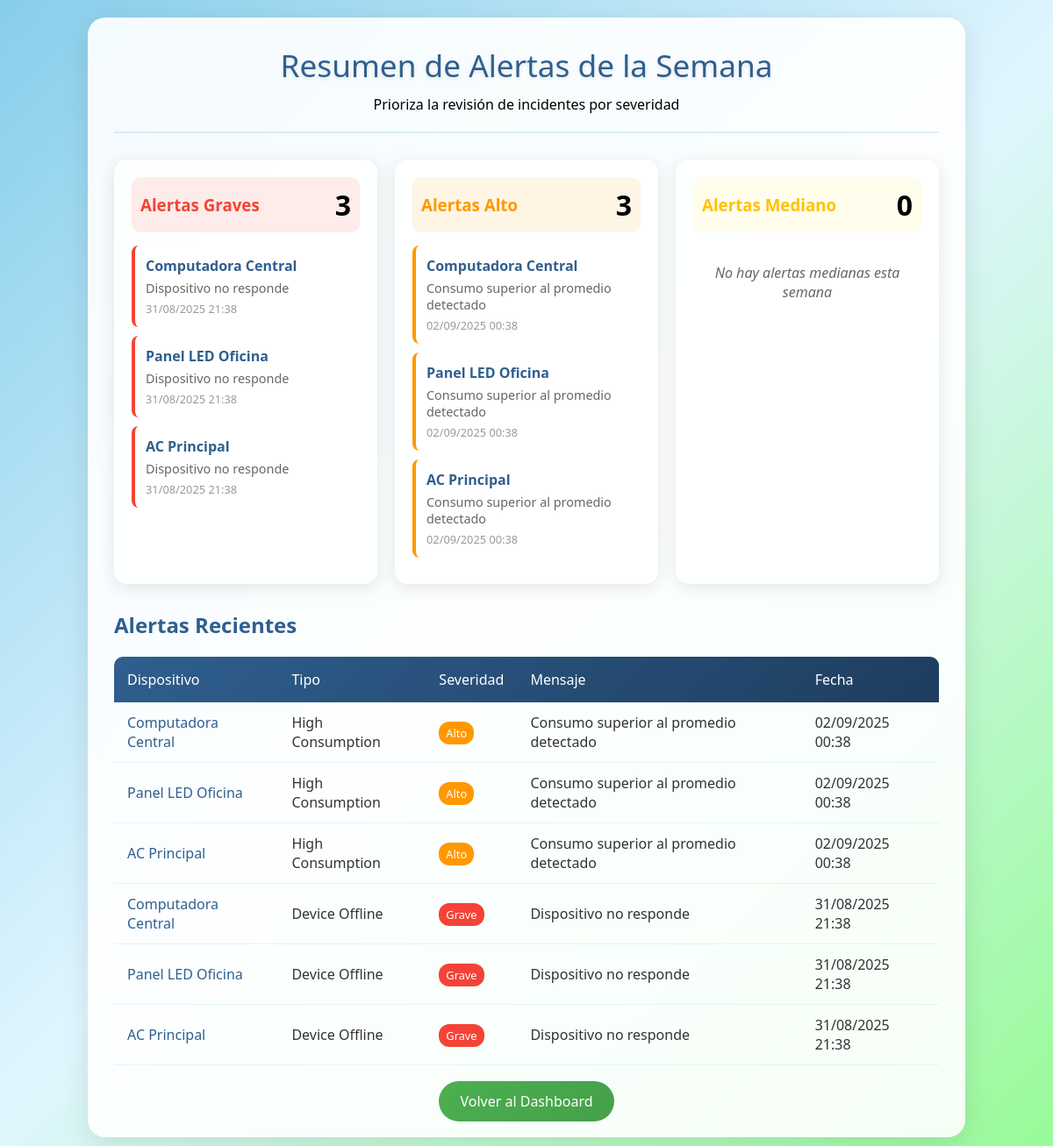
Screenshot of /alerts/ (signed in) with the database file from the repository.
### dispositivos/models.py (models this page shows, shortened)
class Alert(models.Model):
    TYPE_CHOICES = [
        ('high_consumption', 'High Consumption'),
        ('device_offline', 'Device Offline'),
        ('zone_limit_exceeded', 'Zone Limit Exceeded'),
    ]
    SEVERITY_CHOICES = [
        ('Mediano', 'Mediano'),
        ('Alto', 'Alto'),
        ('Grave', 'Grave'),
    ]
    STATUS_CHOICES = [
        ('active', 'Active'),
        ('resolved', 'Resolved'),
        ('dismissed', 'Dismissed'),
    ]
    organization = models.ForeignKey(Organization, on_delete=models.CASCADE, related_name='alerts')
    device = models.ForeignKey(Device, on_delete=models.CASCADE, related_name='alerts')
    alert_type = models.CharField(max_length=20, choices=TYPE_CHOICES)
    message = models.TextField()
    severity = models.CharField(max_length=10, choices=SEVERITY_CHOICES)
    alert_date = models.DateTimeField(default=timezone.now)
    status = models.CharField(max_length=15, choices=STATUS_CHOICES, default='active')
    created_at = models.DateTimeField(auto_now_add=True)
    updated_at = models.DateTimeField(auto_now=True)
    deleted_at = models.DateTimeField(null=True, blank=True)
    class Meta:
        ordering = ['-alert_date']

class Device(models.Model):
    STATUS_CHOICES = [
        ('active', 'Active'),
        ('inactive', 'Inactive'),
        ('maintenance', 'Under Maintenance'),
    ]
    organization = models.ForeignKey(Organization, on_delete=models.CASCADE, related_name='devices')
    name = models.CharField(max_length=150)
    model = models.CharField(max_length=100)
    power_watts = models.PositiveIntegerField(help_text="Power in watts")
    category = models.ForeignKey(Category, on_delete=models.CASCADE, related_name='devices')
    zone = models.ForeignKey(Zone, on_delete=models.CASCADE, related_name='devices')
    status = models.CharField(max_length=20, choices=STATUS_CHOICES, default='active')
    consumption = models.IntegerField(help_text="Current consumption in watts")
    created_at = models.DateTimeField(auto_now_add=True)
    updated_at = models.DateTimeField(auto_now=True)
    deleted_at = models.DateTimeField(null=True, blank=True)
    class Meta:
        unique_together = ['name', 'zone']

### dispositivos/views.py (the view)
# urls.py: path('alerts/', alert_summary, name='alert_summary'),  # HU5 - Resumen alertas
@login_required
def alert_summary(request):
    organization = get_user_organization(request.user)
    week_ago = timezone.now() - timedelta(days=7)
    alerts_by_severity = {}
    severities = ['Grave', 'Alto', 'Mediano']
    for severity in severities:
        alerts = Alert.objects.filter(
            organization=organization,
            alert_date__gte=week_ago,
            severity=severity
        ).order_by('-alert_date')
        alerts_by_severity[severity] = alerts
    recent_alerts = Alert.objects.filter(
        organization=organization,
        alert_date__gte=week_ago
    ).select_related('device').order_by('-alert_date')[:10]
    context = {
        'alerts_by_severity': alerts_by_severity,
        'recent_alerts': recent_alerts,
    }
    return render(request, "dispositivos/alert_summary.html", context)

### dispositivos/views.py (called while the page is built)
def get_user_organization(user):
    try:
        return Organization.objects.get(email=user.email)
    except Organization.DoesNotExist:
        return Organization.objects.first()

### dispositivos/templates/dispositivos/alert_summary.html (shortened to what this page needs)
<!DOCTYPE html>
<html lang="es">
  <head>
  </head>
  <body>
    <div class="container">
      <div class="header">
        <h1>Resumen de Alertas de la Semana</h1>
        <p>Prioriza la revisión de incidentes por severidad</p>
      </div>
      <div class="severity-grid">
        <div class="severity-card">
          <div class="severity-header severity-grave">
            <h3>Alertas Graves</h3>
            <div class="severity-count">
              {{ alerts_by_severity.Grave|length|default:0 }}
            </div>
          </div>
          {% if alerts_by_severity.Grave %}
          <div class="alert-list">
            {% for alert in alerts_by_severity.Grave|slice:":5" %}
            <div class="alert-item grave">
              <div class="alert-device">{{ alert.device.name }}</div>
              <div class="alert-message">
                {{ alert.message|truncatewords:10 }}
              </div>
              <div class="alert-date">
                {{ alert.alert_date|date:"d/m/Y H:i" }}
              </div>
            </div>
            {% endfor %}
          </div>
          {% else %}
          <div class="empty-state" style="padding: 20px">
            No hay alertas graves esta semana
          </div>
          {% endif %}
        </div>
        <div class="severity-card">
          <div class="severity-header severity-alto">
            <h3>Alertas Alto</h3>
            <div class="severity-count">
              {{ alerts_by_severity.Alto|length|default:0 }}
            </div>
          </div>
          {% if alerts_by_severity.Alto %}
          <div class="alert-list">
            {% for alert in alerts_by_severity.Alto|slice:":5" %}
            <div class="alert-item alto">
              <div class="alert-device">{{ alert.device.name }}</div>
              <div class="alert-message">
                {{ alert.message|truncatewords:10 }}
              </div>
              <div class="alert-date">
                {{ alert.alert_date|date:"d/m/Y H:i" }}
              </div>
            </div>
            {% endfor %}
          </div>
          {% else %}
          <div class="empty-state" style="padding: 20px">
            No hay alertas altas esta semana
          </div>
          {% endif %}
        </div>
        <div class="severity-card">
          <div class="severity-header severity-mediano">
            <h3>Alertas Mediano</h3>
            <div class="severity-count">
              {{ alerts_by_severity.Mediano|length|default:0 }}
            </div>
          </div>
          {% if alerts_by_severity.Mediano %}
          <div class="alert-list">
            {% for alert in alerts_by_severity.Mediano|slice:":5" %}
            <div class="alert-item mediano">
              <div class="alert-device">{{ alert.device.name }}</div>
              <div class="alert-message">
                {{ alert.message|truncatewords:10 }}
              </div>
              <div class="alert-date">
                {{ alert.alert_date|date:"d/m/Y H:i" }}
              </div>
            </div>
            {% endfor %}
          </div>
          {% else %}
          <div class="empty-state" style="padding: 20px">
            No hay alertas medianas esta semana
          </div>
          {% endif %}
        </div>
      </div>
      <div class="recent-alerts">
        <h2>Alertas Recientes</h2>
        {% if recent_alerts %}
        <table class="recent-table">
          <thead>
            <tr>
              <th>Dispositivo</th>
              <th>Tipo</th>
              <th>Severidad</th>
              <th>Mensaje</th>
              <th>Fecha</th>
            </tr>
          </thead>
          <tbody>
            {% for alert in recent_alerts %}
            <tr>
              <td>
                <a
                  href="{% url 'device_detail' alert.device.id %}"
                  class="device-link"
                >
                  {{ alert.device.name }}
                </a>
              </td>
              <td>{{ alert.get_alert_type_display }}</td>
              <td>
                <span class="severity-badge badge-{{ alert.severity|lower }}">
                  {{ alert.severity }}
                </span>
              </td>
              <td>{{ alert.message|truncatewords:8 }}</td>
              <td>{{ alert.alert_date|date:"d/m/Y H:i" }}</td>
            </tr>
            {% endfor %}
          </tbody>
        </table>
        {% else %}
        <div class="empty-state">No hay alertas recientes disponibles</div>
        {% endif %}
      </div>
      <div class="back-link">
        <a href="{% url 'dashboard' %}" class="btn-back">Volver al Dashboard</a>
      </div>
    </div>
  </body>
</html>

### dispositivos/templates/dispositivos/alert_summary.html (style rules this page uses)
* { margin: 0; padding: 0; box-sizing: border-box; }
body { font-family: "Segoe UI", Tahoma, Geneva, Verdana, sans-serif; background: linear-gradient( 135deg, #87ceeb 0%, #e0f6ff 50%, #98fb98 100% ); min-height: 100vh; padding: 20px; }
.container { max-width: 1000px; margin: 0 auto; background: rgba(255, 255, 255, 0.9); backdrop-filter: blur(10px); border-radius: 20px; box-shadow: 0 8px 32px rgba(0, 0, 0, 0.1); padding: 30px; }
.header { text-align: center; margin-bottom: 30px; padding-bottom: 20px; border-bottom: 2px solid rgba(135, 206, 235, 0.3); }
h1 { color: #2f5f8f; font-size: 2.2em; font-weight: 300; text-shadow: 0 2px 4px rgba(0, 0, 0, 0.1); margin-bottom: 10px; }
.severity-grid { display: grid; grid-template-columns: repeat(auto-fit, minmax(300px, 1fr)); gap: 20px; margin-bottom: 30px; }
.severity-card { background: rgba(255, 255, 255, 0.8); border-radius: 15px; padding: 20px; box-shadow: 0 4px 20px rgba(0, 0, 0, 0.1); }
.severity-header { display: flex; align-items: center; margin-bottom: 15px; padding: 10px; border-radius: 10px; }
.severity-grave { background: rgba(244, 67, 54, 0.1); }
.severity-alto { background: rgba(255, 152, 0, 0.1); }
.severity-mediano { background: rgba(255, 235, 59, 0.1); }
.severity-grave h3 { color: #f44336; }
.severity-alto h3 { color: #ff9800; }
.severity-mediano h3 { color: #ffc107; }
.severity-count { font-size: 2em; font-weight: bold; margin-left: auto; }
.alert-list { margin-top: 15px; }
.alert-item { background: rgba(255, 255, 255, 0.7); margin-bottom: 10px; padding: 12px; border-radius: 8px; border-left: 4px solid; }
.alert-item.grave { border-left-color: #f44336; }
.alert-item.alto { border-left-color: #ff9800; }
.alert-device { font-weight: 600; color: #2f5f8f; margin-bottom: 5px; }
.alert-message { font-size: 0.9em; color: #666; margin-bottom: 5px; }
.alert-date { font-size: 0.8em; color: #999; }
.recent-alerts { margin-top: 30px; }
.recent-alerts h2 { color: #2f5f8f; margin-bottom: 20px; font-size: 1.5em; }
.recent-table { width: 100%; border-collapse: collapse; margin-top: 15px; }
.recent-table thead { background: linear-gradient(135deg, #2f5f8f, #1e3d5f); }
.recent-table th { color: white; padding: 15px; text-align: left; font-weight: 500; }
.recent-table th:first-child { border-top-left-radius: 10px; }
.recent-table th:last-child { border-top-right-radius: 10px; }
.recent-table tbody tr { border-bottom: 1px solid rgba(135, 206, 235, 0.2); transition: all 0.3s ease; }
.recent-table td { padding: 12px 15px; color: #333; }
.severity-badge { padding: 4px 8px; border-radius: 12px; font-size: 0.8em; font-weight: 500; color: white; }
.badge-grave { background: #f44336; }
.badge-alto { background: #ff9800; }
.device-link { color: #2f5f8f; text-decoration: none; font-weight: 500; }
.back-link { text-align: center; margin-top: 30px; }
.btn-back { background: linear-gradient(135deg, #4caf50, #45a049); color: white; padding: 12px 24px; text-decoration: none; border-radius: 25px; font-size: 16px; font-weight: 500; transition: all 0.3s ease; }
.empty-state { text-align: center; color: #666; font-style: italic; padding: 40px; background: rgba(255, 255, 255, 0.5); border-radius: 15px; }

### rows the page displays
Alert: device.name "Computadora Central", message "Dispositivo no responde", alert_date "31/08/2025 21:38", alert_type "Device Offline", severity "Grave"
Alert: device.name "Panel LED Oficina", message "Dispositivo no responde", alert_date "31/08/2025 21:38", alert_type "Device Offline", severity "Grave"
Alert: device.name "AC Principal", message "Dispositivo no responde", alert_date "31/08/2025 21:38", alert_type "Device Offline", severity "Grave"
Alert: device.name "Computadora Central", message "Consumo superior al promedio detectado", alert_date "02/09/2025 00:38", alert_type "High Consumption", severity "Alto"
Alert: device.name "Panel LED Oficina", message "Consumo superior al promedio detectado", alert_date "02/09/2025 00:38", alert_type "High Consumption", severity "Alto"
Alert: device.name "AC Principal", message "Consumo superior al promedio detectado", alert_date "02/09/2025 00:38", alert_type "High Consumption", severity "Alto"

### other values shown
{{ alerts_by_severity.Grave|length|default:0 }} "3"
{{ alerts_by_severity.Alto|length|default:0 }} "3"
{{ alerts_by_severity.Mediano|length|default:0 }} "0"
